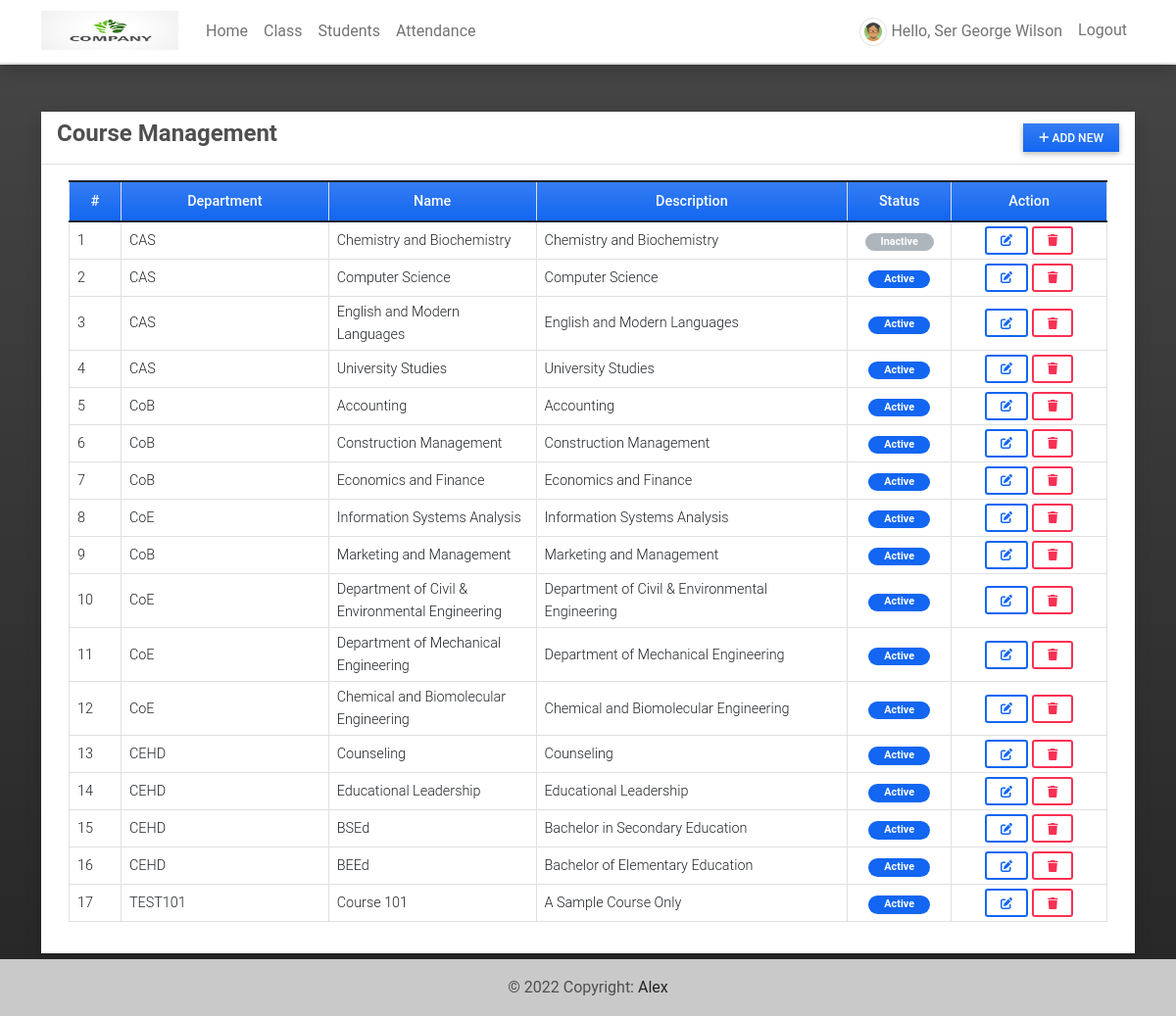
/course (signed in), run on the app's committed database.
### attendance/models.py (models this page shows, shortened)
class UserProfile(models.Model):
    user = models.OneToOneField(User, on_delete=models.CASCADE,related_name='profile')
    contact = models.CharField(max_length=250)
    dob = models.DateField(blank=True, null = True)
    address = models.TextField(blank=True, null = True)
    avatar = models.ImageField(blank=True, null = True, upload_to= 'images/')
    user_type = models.IntegerField(default = 2)
    gender = models.CharField(max_length=100, choices=[('Male','Male'),('Female','Female')], blank=True, null= True)
    department = models.ForeignKey(Department, on_delete=models.CASCADE, blank= True, null = True)

class Course(models.Model):
    department = models.ForeignKey(Department, on_delete=models.CASCADE)
    name = models.CharField(max_length=250)
    description = models.TextField(blank=True, null=True)
    status = models.IntegerField(default = 1)
    date_added = models.DateTimeField(default=timezone.now)
    date_updated = models.DateTimeField(auto_now=True)

class Department(models.Model):
    name = models.CharField(max_length=250)
    description = models.TextField(blank=True, null=True)
    status = models.IntegerField(default = 1)
    date_added = models.DateTimeField(default=timezone.now)
    date_updated = models.DateTimeField(auto_now=True)
    def __str__(self):
        return self.name

### attendance/views.py (the view)
# urls.py: path('course',views.course,name='course-page'),
@login_required
def course(request):
    courses = Course.objects.all()
    context['page_title'] = "Course Management"
    context['courses'] = courses
    return render(request, 'course_mgt.html',context)

### attendance/templates/course_mgt.html (shortened to what this page needs)
{% extends 'base.html' %} {% block pageContent %}
<div class="col-lg-12 col-md-12 col-sm-12 col-xs-12">
    <div class="card card-default rounded-0 shadow ">
        <div class="card-header">
            <div class="d-flex w-100 align-items-center justify-content-between">
                <h4 class="card-title fw-bold">Course Management</h4>
                <div class="tools">
                    <button type="button" class="btn btn-primary rounded-0 bg-gradient btn-sm" id='add_new'><i class="fa fa-plus"></i> Add New</button>
                </div>
            </div>
        </div>
        <div class="card-body">
            <div class="container-fluid">
                <table class="table table-bordered" id="course-list">
                    <colgroup>
                        <col width="5%">
                        <col width="20%">
                        <col width="20%">
                        <col width="30%">
                        <col width="10%">
                        <col width="15%">
                    </colgroup>
                    <thead>
                        <tr class="bg-gradient bg-primary bg-opacity-50 text-light">
                            <th class="px-2 py-2 text-center">#</th>
                            <th class="px-2 py-2 text-center">Department</th>
                            <th class="px-2 py-2 text-center">Name</th>
                            <th class="px-2 py-2 text-center">Description</th>
                            <th class="px-2 py-2 text-center">Status</th>
                            <th class="px-2 py-2 text-center">Action</th>
                        </tr>
                    </thead>
                    <tbody>
                        {% for course in courses %}
                        <tr>
                            <td class="px-2 py-1 align-middle">{{ course.id }}</td>
                            <td class="px-2 py-1 align-middle">{{ course.department }}</td>
                            <td class="px-2 py-1 align-middle">{{ course.name }}</td>
                            <td class="px-2 py-1 align-middle">{{ course.description }}</td>
                            <td class="px-2 py-1 align-middle text-center">
                                {% if course.status == 1 %}
                                <span class="badge bg-primary rounded-pill px-3">Active</span> {% else %}
                                <span class="badge bg-secondary rounded-pill px-3">Inactive</span> {% endif %}
                            </td>
                            <td class="px-2 py-1 align-middle text-center">
                                <a class="btn btn-outline-primary btn-sm edit-data" href="javascript:void(0)" data-id="{{ course.pk }}" title="Edit">
                                    <i class="fa fa-edit"></i>
                                </a>
                                <button class="btn btn-outline-danger btn-sm delete-data" type="button" data-id="{{ course.pk }}" title="Delete">
                                    <i class="fa fa-trash"></i>
                                </button>
                            </td>
                        </tr>
                        {% endfor %}
                    </tbody>
                </table>
            </div>
        </div>
    </div>
</div>
{% endblock pageContent %}

### attendance/templates/topNavigation.html (shortened to what this page needs)
{% load static %}
<header>
    <nav class="navbar navbar-expand-lg navbar-light bg-white fixed-top shadow border-bottom">
        <div class="container">
            <a class="navbar-brand" target="_blank" href="{% url 'home-page' %}">
                <img src="{{ MEDIA_URL }}/default/ams-logo.jpg" height="16" alt="" loading="lazy" style="margin-top: -3px;" />
            </a>
            <div class="collapse navbar-collapse" id="navbarExample01">
                {% if user.id %}
                <ul class="navbar-nav me-auto mb-2 mb-lg-0" id="topNav">
                    <li class="nav-item">
                        <a class="nav-link" aria-current="page" href="{% url 'home-page' %}">Home</a>
                    </li>
                    <li class="nav-item">
                        <a class="nav-link" aria-current="page" href="{% url 'class-page' %}">Class</a>
                    </li>
                    <li class="nav-item">
                        <a class="nav-link" aria-current="page" href="{% url 'student-page' %}">Students</a>
                    </li>
                    <li class="nav-item">
                        <a class="nav-link" aria-current="page" href="{% url 'attendance-class' %}">Attendance</a>
                    </li>
                </ul>
                <ul class="navbar-nav d-flex flex-row">
                    {% if user.id %} {% if user.profile.user_type == 1 %} {% endif %}
                    <li class="nav-item me-3 me-lg-0">
                        <a class="nav-link" href="{% url 'profile' %}">
                            <span class="me-1"><img src="{% if user.profile.avatar %}{{ user.profile.avatar.url }}{% else %}{{ MEDIA_URL }}/default/default-avatar.png{% endif %}" alt="User Avatar" data-url="{% if user.profile.avatar %}{{ user.profile.avatar.url }}{% else %}{{ MEDIA_URL }}/default/default-avatar.png{% endif %}" id="user-avatar" class="img-thumbnail rounded-circle"></span>Hello,
                            {{ user.first_name }} {{user.last_name}}
                        </a>
                    </li>
                    <li class="nav-item me-3 me-lg-0">
                        <a class="nav-link" href="{% url 'logout' %}">Logout</a>
                    </li>
                    {% else %}
                    <li class="nav-item me-3 me-lg-0">
                        <a class="nav-link" href="{% url 'login' %}">Login</a>
                    </li>
                    {% endif %}
                </ul>
                {% endif %}
            </div>
        </div>
    </nav>
</header>

### static/assets/default/css/style.css (style rules this page uses)
html, body { height: 100%; width: 100%; max-height: 100%; overflow: auto; display: flex; flex-direction: column; }
body>header { flex-shrink: auto; }
#user-avatar { width: 1.8rem; height: 1.8rem; object-fit: scale-down; object-position: center center; }
.bg-secondary { background-color: var(--bs-gray-500)!important; }
.navbar-brand>img { width: 7em; height: 2em; }

### data on the page
Course: id "1", department "CAS", name "Chemistry and Biochemistry", description "Chemistry and Biochemistry", status "Inactive"
Course: id "2", department "CAS", name "Computer Science", description "Computer Science", status "Active"
Course: id "3", department "CAS", name "English and Modern Languages", description "English and Modern Languages", status "Active"
Course: id "4", department "CAS", name "University Studies", description "University Studies", status "Active"
Course: id "5", department "CoB", name "Accounting", description "Accounting", status "Active"
Course: id "6", department "CoB", name "Construction Management", description "Construction Management", status "Active"
Course: id "7", department "CoB", name "Economics and Finance", description "Economics and Finance", status "Active"
Course: id "8", department "CoE", name "Information Systems Analysis", description "Information Systems Analysis", status "Active"
Course: id "9", department "CoB", name "Marketing and Management", description "Marketing and Management", status "Active"
Course: id "10", department "CoE", name "Department of Civil & Environmental Engineering", description "Department of Civil & Environmental Engineering", status "Active"
Course: id "11", department "CoE", name "Department of Mechanical Engineering", description "Department of Mechanical Engineering", status "Active"
Course: id "12", department "CoE", name "Chemical and Biomolecular Engineering", description "Chemical and Biomolecular Engineering", status "Active"
Course: id "13", department "CEHD", name "Counseling", description "Counseling", status "Active"
Course: id "14", department "CEHD", name "Educational Leadership", description "Educational Leadership", status "Active"
Course: id "15", department "CEHD", name "BSEd", description "Bachelor in Secondary Education", status "Active"
Course: id "16", department "CEHD", name "BEEd", description "Bachelor of Elementary Education", status "Active"
Course: id "17", department "TEST101", name "Course 101", description "A Sample Course Only", status "Active"

### other printed values
{{ user.first_name }} "Ser George"
{{ user.last_name }} "Wilson"
